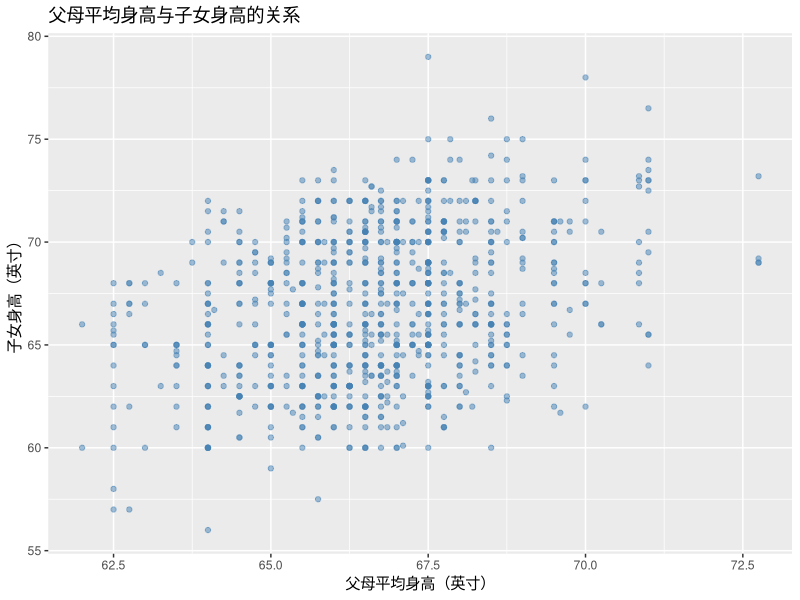
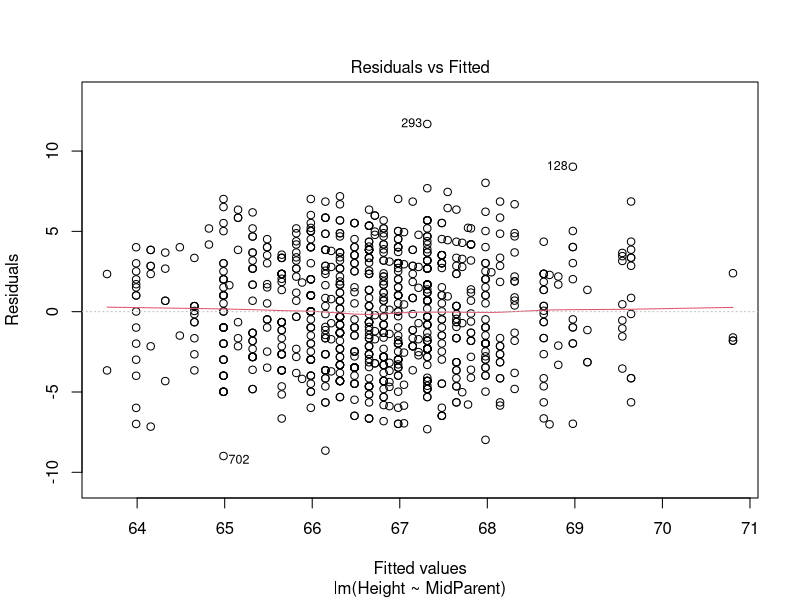
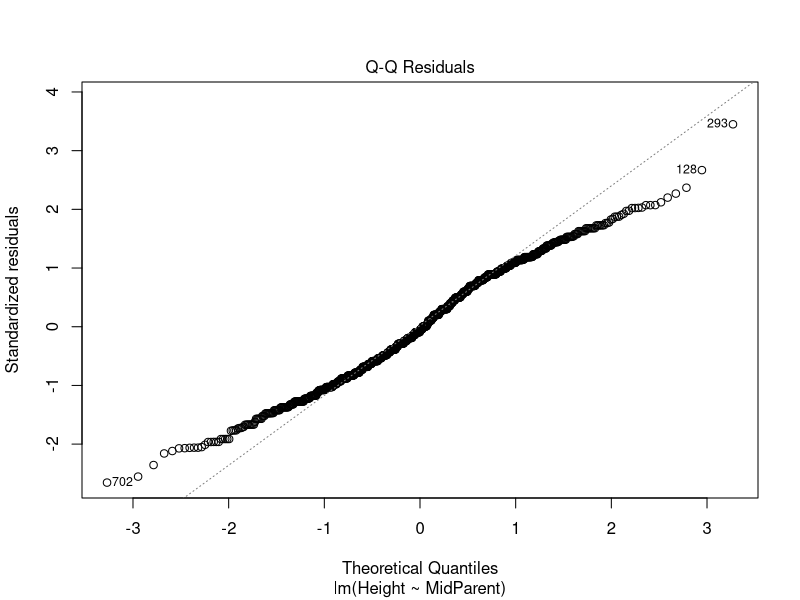
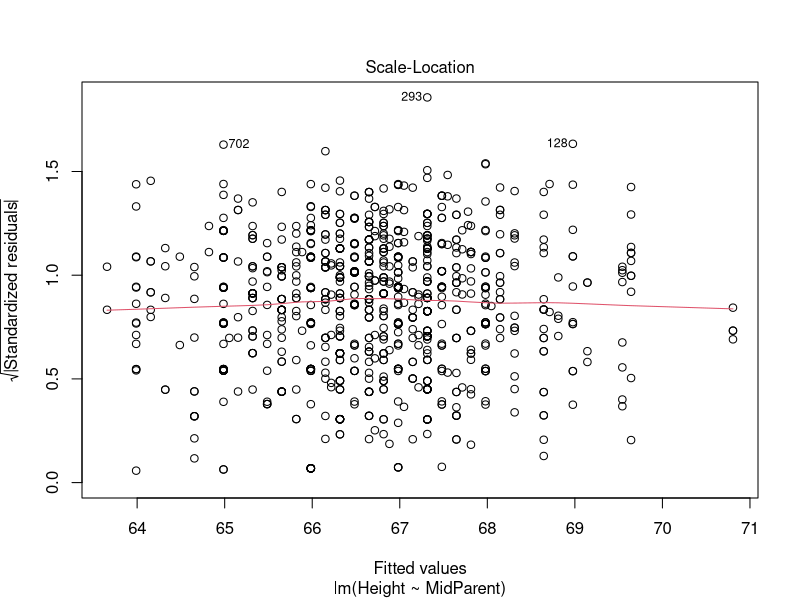
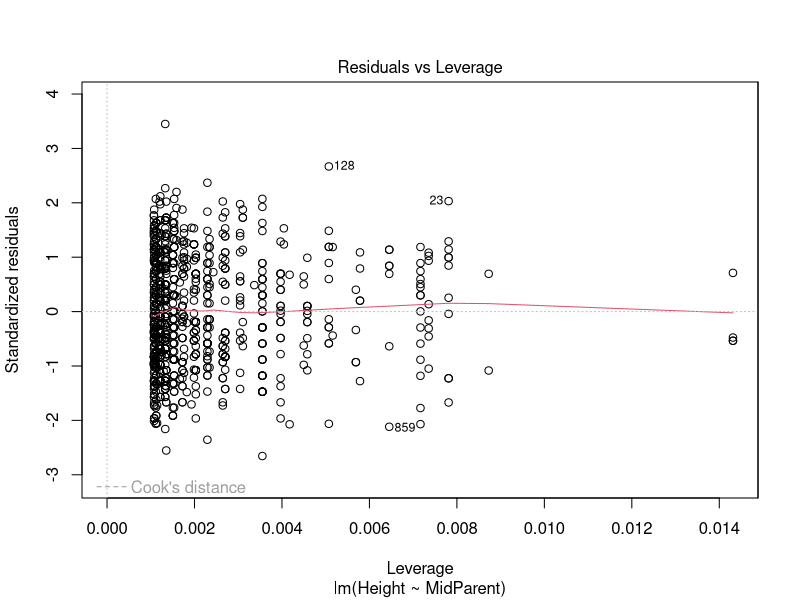

Write R code to recreate these figures, in order.
# ===============================
# 应用回归分析 - 一元线性回归建模
# ===============================

# 加载必要的包
library(tidyverse)  # 数据操作与可视化

# -------------------------------
# 1. 读取数据
# -------------------------------
# 数据文件位于当前工作目录下
setwd("C:\\Users\\Lenovo\\Desktop\\regression-analysis")
galton_raw = read_csv("galtonfamiliesall.csv")

# 查看数据结构
head(galton_raw)

# -------------------------------
# 2. 处理数据
# -------------------------------
# 计算每个孩子的父母平均身高，并筛选需要的变量
galton_processed = galton_raw %>%
  mutate(
    MidParent = (Father + Mother) / 2,   # 父母平均身高
    Child = as.factor(Child)             # 性别转为因子（可选，用于后续多元）
  )

# 查看处理后的数据
summary(galton_processed)

# -------------------------------
# 3. 探索数据
# -------------------------------
# 计算相关系数
cor_xy = cor(galton_processed$MidParent, galton_processed$Height)
cat("父母平均身高与子女身高的相关系数：", round(cor_xy, 4), "\n")

# 绘制散点图 + 回归线
scatter_plot = ggplot(galton_processed, aes(x = MidParent, y = Height)) +
  geom_point(alpha = 0.5, color = "steelblue") +
   labs(
    title = "父母平均身高与子女身高的关系",
    x = "父母平均身高（英寸）",
    y = "子女身高（英寸）") 

print(scatter_plot)

# -------------------------------
# 4. 拟合一元线性回归模型
# -------------------------------
model = lm(Height ~ MidParent, data = galton_processed)

# -------------------------------
# 5. 查看模型结果，提取重要信息
# -------------------------------
# 模型概要
model_summary = summary(model)
print(model_summary)

# 重要指标
model$coefficients # 系数

model$residuals # 残差
rstudent(model) # 计算学生化残差

model$fitted.values # 因变量的拟合值

# -------------------------------
# 6. 输出诊断图像
# -------------------------------
plot(model)

# -------------------------------
# 7. 预测
# -------------------------------
# 假设我们想预测父母平均身高分别为 65, 68, 70, 72 英寸时子女的平均身高
new_data = tibble(MidParent = c(65, 68, 70, 72))
predictions = predict(model, newdata = new_data, interval = "confidence", level = 0.95)
print(predictions)

# 输出预测结果
result = new_data %>%
  bind_cols(as_tibble(predictions)) %>%
  rename(Pred_Height = fit, Lower_CI = lwr, Upper_CI = upr)

cat("\n===== 预测结果（置信水平95%） =====\n")
print(result)

# -------------------------------
# 8. 如何提高模型效果？
# -------------------------------

# 多元回归
multi_model = lm(Height ~ Father + Mother + Child, data = galton_processed)
summary(multi_model)
